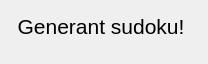
<?xml version="1.0" encoding="UTF-8"?>
<ui version="4.0">
 <class>Missatge</class>
 <widget class="QMainWindow" name="Missatge">
  <property name="geometry">
   <rect>
    <x>0</x>
    <y>0</y>
    <width>208</width>
    <height>64</height>
   </rect>
  </property>
  <property name="minimumSize">
   <size>
    <width>208</width>
    <height>64</height>
   </size>
  </property>
  <property name="maximumSize">
   <size>
    <width>208</width>
    <height>64</height>
   </size>
  </property>
  <property name="windowTitle">
   <string>Esperi...</string>
  </property>
  <widget class="QWidget" name="centralwidget">
   <widget class="QLabel" name="label">
    <property name="geometry">
     <rect>
      <x>10</x>
      <y>10</y>
      <width>182</width>
      <height>32</height>
     </rect>
    </property>
    <property name="minimumSize">
     <size>
      <width>182</width>
      <height>32</height>
     </size>
    </property>
    <property name="maximumSize">
     <size>
      <width>182</width>
      <height>32</height>
     </size>
    </property>
    <property name="font">
     <font>
      <pointsize>16</pointsize>
     </font>
    </property>
    <property name="text">
     <string>Generant sudoku!</string>
    </property>
    <property name="alignment">
     <set>Qt::AlignCenter</set>
    </property>
   </widget>
  </widget>
 </widget>
 <resources/>
 <connections/>
</ui>
